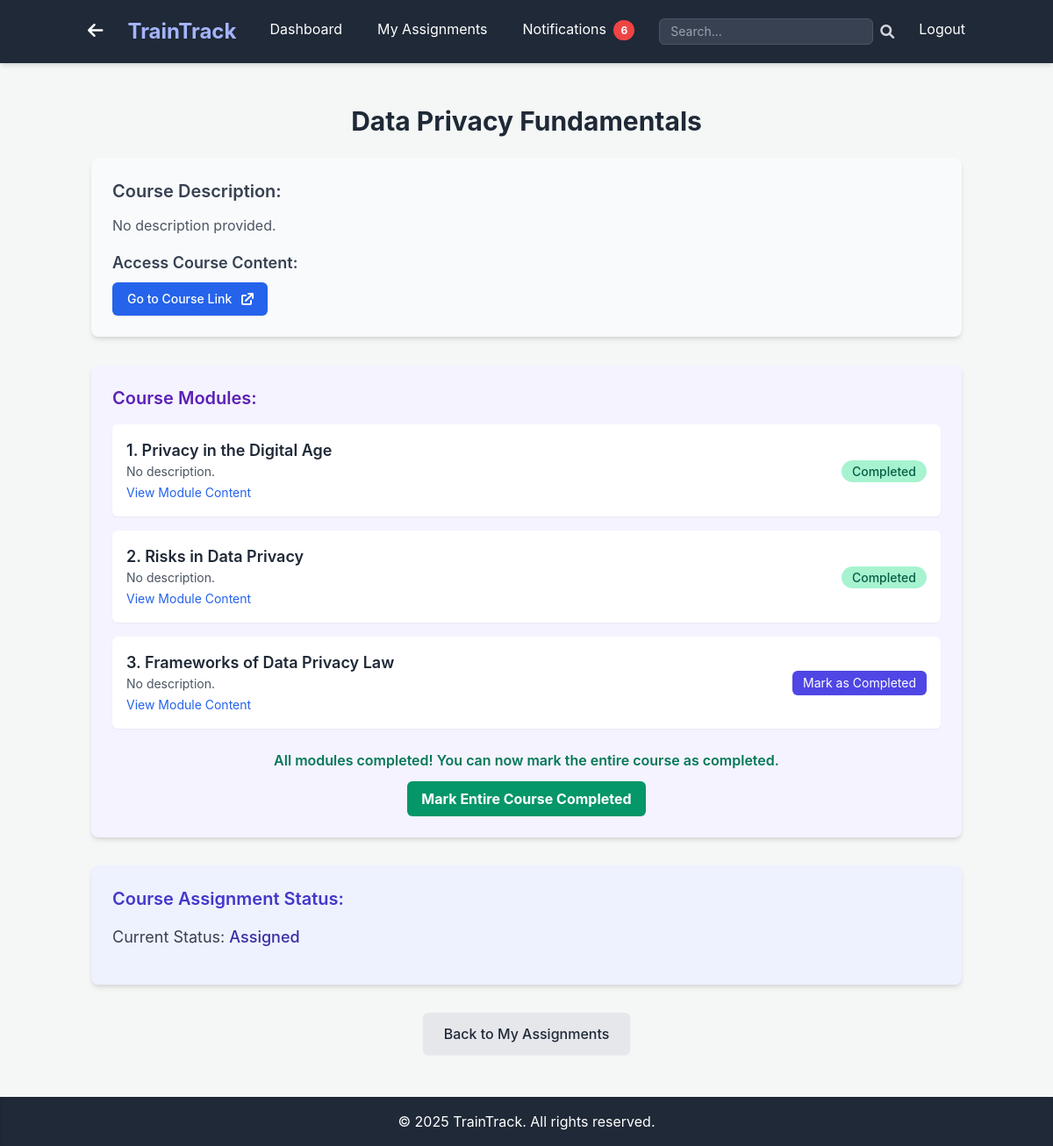
The app's page /trainee/assignments/2 (signed in) with its own data.
### app.py (models this page shows, shortened)
class Course(db.Model):
    id = db.Column(db.Integer, primary_key=True)
    name = db.Column(db.String(120), nullable=False)
    description = db.Column(db.Text, nullable=True)
    course_link = db.Column(db.String(255), nullable=True) # New field for external link
    domain = db.Column(db.String(50), nullable=True) # Changed from 'category' to 'domain'
    created_at = db.Column(db.DateTime, default=datetime.utcnow)
    created_by_id = db.Column(db.Integer, db.ForeignKey('user.id'), nullable=False) # Admin who created it
    assessments = db.relationship('Assessment', backref='course', lazy=True)
    assignments = db.relationship('Assignment', backref='course', lazy=True)
    modules = db.relationship('Module', backref='course', lazy=True) # New relationship for modules
    learning_paths = relationship('LearningPath', secondary=learning_path_courses, back_populates='courses')

class Module(db.Model):
    id = db.Column(db.Integer, primary_key=True)
    course_id = db.Column(db.Integer, db.ForeignKey('course.id'), nullable=False)
    name = db.Column(db.String(120), nullable=False)
    description = db.Column(db.Text, nullable=True)
    module_link = db.Column(db.String(255), nullable=True) # Link to module content
    created_at = db.Column(db.DateTime, default=datetime.utcnow)
    created_by_id = db.Column(db.Integer, db.ForeignKey('user.id'), nullable=False)
    module_completions = db.relationship('TraineeModuleCompletion', backref='module', lazy=True)

class Assignment(db.Model):
    id = db.Column(db.Integer, primary_key=True)
    trainee_id = db.Column(db.Integer, db.ForeignKey('user.id'), nullable=False)
    course_id = db.Column(db.Integer, db.ForeignKey('course.id'), nullable=True) # Either course_id or assessment_id or learning_path_id must be set
    assessment_id = db.Column(db.Integer, db.ForeignKey('assessment.id'), nullable=True) # Either course_id or assessment_id or learning_path_id must be set
    learning_path_id = db.Column(db.Integer, db.ForeignKey('learning_path.id'), nullable=True) # New field for learning path assignment
    assigned_by_id = db.Column(db.Integer, db.ForeignKey('user.id'), nullable=False) # Admin who assigned it
    assigned_at = db.Column(db.DateTime, default=datetime.utcnow)
    due_date = db.Column(db.DateTime, nullable=True)
    status = db.Column(db.String(50), default='assigned') # e.g., 'assigned', 'in_progress', 'completed', 'graded', 'submitted_for_grading'
    completion_date = db.Column(db.DateTime, nullable=True)
    score = db.Column(db.Float, nullable=True) # Overall score for the assignment
    completion_badge_link = db.Column(db.String(255), nullable=True) # New field for course completion badge
    submissions = db.relationship('Submission', backref='assignment', lazy=True)
    module_completions = db.relationship('TraineeModuleCompletion', backref='assignment', lazy=True) # New relationship for module completions

### app.py (the view, shortened to what this page needs)
@app.route('/trainee/assignments/<int:assignment_id>')
@login_required
@trainee_required
def view_assignment(assignment_id):
    current_year = datetime.now().year
    assignment = db.session.get(Assignment, assignment_id) # Fix: Use db.session.get()
    if assignment is None:
        abort(404)
    if assignment.trainee_id != current_user.id:
        flash('You do not have permission to view this assignment.', 'danger')
        return redirect(url_for('my_assignments'))
    if assignment.course_id:
        course = db.session.get(Course, assignment.course_id) # Fix: Use db.session.get()
        if course is None:
            abort(404)
        modules = db.session.query(Module).filter_by(course_id=course.id).order_by(Module.id.asc()).all()
        module_completion_status = {}
        for module in modules:
            completion = db.session.query(TraineeModuleCompletion).filter_by(
                assignment_id=assignment.id,
                module_id=module.id
            ).first()
            module_completion_status[module.id] = True if completion else False
        return render_template('trainee/view_course.html', title=course.name, course=course, assignment=assignment, modules=modules, module_completion_status=module_completion_status, current_year=current_year)
    else:
        flash('This assignment does not link to a valid course, assessment, or learning path.', 'danger')
        return redirect(url_for('my_assignments'))

### app.py (called while the page is built)
def role_required(role):
    def decorator(f):
        @wraps(f)
        def decorated_function(*args, **kwargs):
            if not current_user.is_authenticated or current_user.role != role:
                flash('You do not have permission to access this page.', 'danger')
                return redirect(url_for('dashboard')) # Redirect to dashboard or login
            return f(*args, **kwargs)
        return decorated_function
    return decorator

@login_manager.user_loader
def load_user(user_id):
    return db.session.get(User, int(user_id))

@app.context_processor
def inject_unread_notifications_count():
    if current_user.is_authenticated:
        unread_count = Notification.query.filter_by(recipient_id=current_user.id, is_read=False).count()
        return dict(unread_notifications_count=unread_count)
    return dict(unread_notifications_count=0)

### templates/trainee/view_course.html (shortened to what this page needs)
{% extends "base.html" %}
{% block content %}
    <h1 class="text-3xl font-bold text-gray-800 mb-6 text-center">{{ course.name }}</h1>
    <div class="bg-gray-50 p-6 rounded-lg shadow-md mb-8">
        <h2 class="text-xl font-semibold text-gray-700 mb-3">Course Description:</h2>
        <p class="text-gray-600 leading-relaxed mb-4">{{ course.description if course.description else 'No description provided.' }}</p>
        {% if course.course_link %}
            <div class="mt-4">
                <h3 class="text-lg font-semibold text-gray-700 mb-2">Access Course Content:</h3>
                <a href="{{ course.course_link }}" target="_blank" rel="noopener noreferrer"
                   class="inline-flex items-center px-4 py-2 border border-transparent text-sm font-medium rounded-md shadow-sm text-white bg-blue-600 hover:bg-blue-700 focus:outline-none focus:ring-2 focus:ring-offset-2 focus:ring-blue-500">
                    Go to Course Link
                </a>
            </div>
        {% else %}
            <p class="text-gray-500 text-sm mt-4">No external link provided for this course.</p>
        {% endif %}
    </div>
    <div class="bg-purple-50 p-6 rounded-lg shadow-md mt-6 mb-8">
        <h2 class="text-xl font-semibold text-purple-800 mb-4">Course Modules:</h2>
        {% if modules %}
            <ul class="space-y-4">
                {% for module in modules %}
                    <li class="bg-white p-4 rounded-md shadow-sm flex justify-between items-center">
                        <div>
                            <h3 class="text-lg font-semibold text-gray-800">{{ loop.index }}. {{ module.name }}</h3>
                            <p class="text-gray-600 text-sm">{{ module.description if module.description else 'No description.' }}</p>
                            {% if module.module_link %}
                                <a href="{{ module.module_link }}" target="_blank" rel="noopener noreferrer" class="text-blue-600 hover:underline text-sm mt-1 inline-block">View Module Content</a>
                            {% endif %}
                        </div>
                        <div>
                            {% if module_completion_status[module.id] %}
                                <span class="px-3 py-1 rounded-full bg-green-200 text-green-800 text-sm font-medium">Completed</span>
                            {% else %}
                                <form action="{{ url_for('mark_module_completed', assignment_id=assignment.id, module_id=module.id) }}" method="POST">
                                    <button type="submit" class="bg-indigo-600 hover:bg-indigo-700 text-white px-3 py-1 rounded-md text-sm transition duration-300">
                                        Mark as Completed
                                    </button>
                                </form>
                            {% endif %}
                        </div>
                    </li>
                {% endfor %}
            </ul>
            {% set all_modules_completed = true %}
            {% for module in modules %}
                {% if not module_completion_status[module.id] %}
                    {% set all_modules_completed = false %}
                {% endif %}
            {% endfor %}
            {% if all_modules_completed and assignment.status != 'completed' %}
                <div class="mt-6 text-center">
                    <p class="text-green-700 font-semibold mb-3">All modules completed! You can now mark the entire course as completed.</p>
                    <a href="{{ url_for('complete_course', assignment_id=assignment.id) }}"
                       class="inline-block bg-green-600 hover:bg-green-700 text-white font-bold py-2 px-4 rounded-md focus:outline-none focus:shadow-outline transition duration-300">
                        Mark Entire Course Completed
                    </a>
                </div>
            {% elif assignment.status == 'completed' %}
                <p class="text-center text-green-600 font-semibold mt-6">This course has been fully completed.</p>
            {% else %}
                <p class="text-center text-gray-600 mt-6">Complete all modules to mark the entire course as completed.</p>
            {% endif %}
        {% else %}
            <p class="text-center text-gray-600 text-lg">No modules defined for this course yet.</p>
        {% endif %}
    </div>
    <div class="bg-indigo-50 p-6 rounded-lg shadow-md mt-6">
        <h2 class="text-xl font-semibold text-indigo-700 mb-4">Course Assignment Status:</h2>
        <p class="text-lg text-gray-700 mb-4">Current Status: <span class="font-medium text-indigo-800">{{ assignment.status.replace('_', ' ').title() }}</span></p>
    </div>
    <div class="mt-8 text-center">
        <a href="{{ url_for('my_assignments') }}" class="inline-block bg-gray-200 text-gray-800 px-6 py-3 rounded-md font-medium hover:bg-gray-300 transition duration-300 shadow-sm">
            Back to My Assignments
        </a>
    </div>
{% endblock %}

### templates/base.html (style rules this page uses)
body { font-family: "Inter", sans-serif; background-color: #f4f7f6; }

### records on screen
Course: name "Data Privacy Fundamentals", description "No description provided."
Module: name "Privacy in the Digital Age", description "No description.", shows "Completed"
Module: name "Risks in Data Privacy", description "No description.", shows "Completed"
Module: name "Frameworks of Data Privacy Law", description "No description."
Assignment: status.replace "Assigned"

### other values on screen
{{ unread_notifications_count }} "6"
